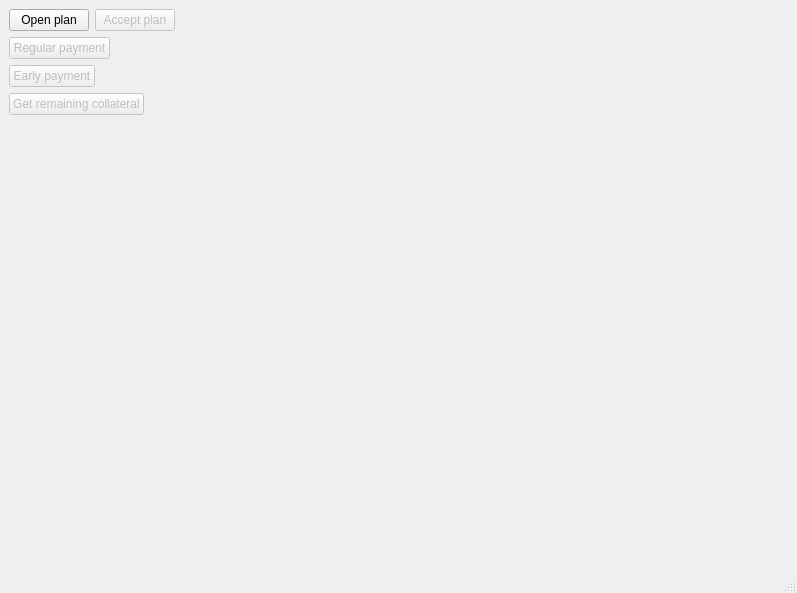
<?xml version="1.0" encoding="UTF-8"?>
<ui version="4.0">
 <class>MainWindow</class>
 <widget class="QMainWindow" name="MainWindow">
  <property name="enabled">
   <bool>true</bool>
  </property>
  <property name="geometry">
   <rect>
    <x>0</x>
    <y>0</y>
    <width>797</width>
    <height>593</height>
   </rect>
  </property>
  <property name="windowTitle">
   <string>Debtor</string>
  </property>
  <widget class="QWidget" name="centralwidget">
   <layout class="QVBoxLayout" name="verticalLayout">
    <item>
     <layout class="QVBoxLayout" name="verticalLayout_2" stretch="0,0,0,10,0">
      <item>
       <layout class="QHBoxLayout" name="horizontalLayout_2">
        <item>
         <layout class="QVBoxLayout" name="verticalLayout_3">
          <item>
           <layout class="QHBoxLayout" name="horizontalLayout">
            <item>
             <widget class="QPushButton" name="openbutton">
              <property name="text">
               <string>Open plan</string>
              </property>
             </widget>
            </item>
            <item>
             <widget class="QPushButton" name="acceptbutton">
              <property name="enabled">
               <bool>false</bool>
              </property>
              <property name="text">
               <string>Accept plan</string>
              </property>
              <property name="default">
               <bool>false</bool>
              </property>
              <property name="flat">
               <bool>false</bool>
              </property>
             </widget>
            </item>
            <item>
             <spacer name="horizontalSpacer">
              <property name="orientation">
               <enum>Qt::Horizontal</enum>
              </property>
              <property name="sizeHint" stdset="0">
               <size>
                <width>40</width>
                <height>20</height>
               </size>
              </property>
             </spacer>
            </item>
           </layout>
          </item>
          <item>
           <layout class="QHBoxLayout" name="horizontalLayout_3">
            <item>
             <widget class="QPushButton" name="regbutton">
              <property name="enabled">
               <bool>false</bool>
              </property>
              <property name="text">
               <string>Regular payment</string>
              </property>
             </widget>
            </item>
            <item>
             <spacer name="horizontalSpacer_3">
              <property name="orientation">
               <enum>Qt::Horizontal</enum>
              </property>
              <property name="sizeHint" stdset="0">
               <size>
                <width>40</width>
                <height>20</height>
               </size>
              </property>
             </spacer>
            </item>
           </layout>
          </item>
          <item>
           <layout class="QHBoxLayout" name="horizontalLayout_4">
            <item>
             <widget class="QPushButton" name="earlybutton">
              <property name="enabled">
               <bool>false</bool>
              </property>
              <property name="text">
               <string>Early payment</string>
              </property>
             </widget>
            </item>
            <item>
             <spacer name="horizontalSpacer_2">
              <property name="orientation">
               <enum>Qt::Horizontal</enum>
              </property>
              <property name="sizeHint" stdset="0">
               <size>
                <width>40</width>
                <height>20</height>
               </size>
              </property>
             </spacer>
            </item>
           </layout>
          </item>
          <item>
           <layout class="QHBoxLayout" name="horizontalLayout_5">
            <item>
             <widget class="QPushButton" name="getCollateral">
              <property name="enabled">
               <bool>false</bool>
              </property>
              <property name="text">
               <string>Get remaining collateral</string>
              </property>
             </widget>
            </item>
            <item>
             <spacer name="horizontalSpacer_4">
              <property name="orientation">
               <enum>Qt::Horizontal</enum>
              </property>
              <property name="sizeHint" stdset="0">
               <size>
                <width>40</width>
                <height>20</height>
               </size>
              </property>
             </spacer>
            </item>
           </layout>
          </item>
         </layout>
        </item>
        <item>
         <layout class="QVBoxLayout" name="balance_place"/>
        </item>
       </layout>
      </item>
      <item>
       <spacer name="verticalSpacer">
        <property name="orientation">
         <enum>Qt::Vertical</enum>
        </property>
        <property name="sizeType">
         <enum>QSizePolicy::Fixed</enum>
        </property>
        <property name="sizeHint" stdset="0">
         <size>
          <width>20</width>
          <height>10</height>
         </size>
        </property>
       </spacer>
      </item>
      <item>
       <layout class="QHBoxLayout" name="plan_place"/>
      </item>
      <item>
       <layout class="QVBoxLayout" name="plan_status_place">
        <property name="sizeConstraint">
         <enum>QLayout::SetMaximumSize</enum>
        </property>
       </layout>
      </item>
      <item>
       <spacer name="verticalSpacer_2">
        <property name="orientation">
         <enum>Qt::Vertical</enum>
        </property>
        <property name="sizeType">
         <enum>QSizePolicy::MinimumExpanding</enum>
        </property>
        <property name="sizeHint" stdset="0">
         <size>
          <width>20</width>
          <height>10</height>
         </size>
        </property>
       </spacer>
      </item>
     </layout>
    </item>
   </layout>
  </widget>
  <widget class="QMenuBar" name="menubar">
   <property name="geometry">
    <rect>
     <x>0</x>
     <y>0</y>
     <width>797</width>
     <height>20</height>
    </rect>
   </property>
  </widget>
  <widget class="QStatusBar" name="statusbar"/>
 </widget>
 <resources/>
 <connections/>
</ui>
